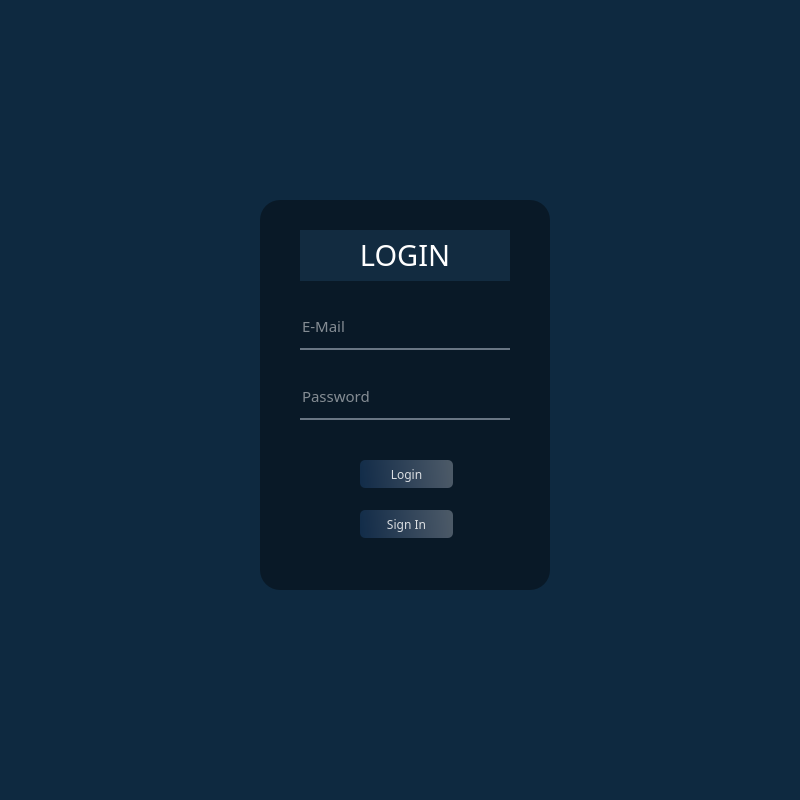
<?xml version="1.0" encoding="UTF-8"?>
<ui version="4.0">
 <class>login_window</class>
 <widget class="QMainWindow" name="login_window">
  <property name="geometry">
   <rect>
    <x>0</x>
    <y>0</y>
    <width>800</width>
    <height>800</height>
   </rect>
  </property>
  <property name="windowTitle">
   <string>MainWindow</string>
  </property>
  <property name="styleSheet">
   <string notr="true">
QWidget
{
    color: #b1b1b1;
    background-color: #0e2940;
}

QWidget:item:hover
{
    background-color: QLinearGradient( x1: 0, y1: 0, x2: 0, y2: 1, stop: 0 #D1DBCB, stop: 1 #b2b6af);
    color: #000000;
}

QWidget:item:selected
{
    background-color: QLinearGradient( x1: 0, y1: 0, x2: 0, y2: 1, stop: 0 #D1DBCB, stop: 1 #b2b6af);
}</string>
  </property>
  <widget class="QWidget" name="centralwidget">
   <widget class="QLabel" name="label_2">
    <property name="geometry">
     <rect>
      <x>260</x>
      <y>200</y>
      <width>290</width>
      <height>390</height>
     </rect>
    </property>
    <property name="styleSheet">
     <string notr="true">background-color:rgba(0,0,0,100);
border-radius:20px;</string>
    </property>
    <property name="text">
     <string/>
    </property>
   </widget>
   <widget class="QLineEdit" name="line_mail">
    <property name="geometry">
     <rect>
      <x>300</x>
      <y>310</y>
      <width>210</width>
      <height>40</height>
     </rect>
    </property>
    <property name="font">
     <font>
      <family>Bahnschrift</family>
      <pointsize>11</pointsize>
     </font>
    </property>
    <property name="styleSheet">
     <string notr="true">background-color:rgba(0,0,0,0);
border:none;
border-bottom:2px solid rgba(105,118,132,255);
color:white;
padding-bottom:7px;</string>
    </property>
    <property name="text">
     <string/>
    </property>
    <property name="echoMode">
     <enum>QLineEdit::Normal</enum>
    </property>
    <property name="cursorPosition">
     <number>0</number>
    </property>
    <property name="dragEnabled">
     <bool>false</bool>
    </property>
    <property name="readOnly">
     <bool>false</bool>
    </property>
    <property name="placeholderText">
     <string>E-Mail</string>
    </property>
    <property name="cursorMoveStyle">
     <enum>Qt::LogicalMoveStyle</enum>
    </property>
    <property name="clearButtonEnabled">
     <bool>true</bool>
    </property>
   </widget>
   <widget class="QLineEdit" name="line_password">
    <property name="geometry">
     <rect>
      <x>300</x>
      <y>380</y>
      <width>210</width>
      <height>40</height>
     </rect>
    </property>
    <property name="font">
     <font>
      <family>Bahnschrift</family>
      <pointsize>11</pointsize>
     </font>
    </property>
    <property name="styleSheet">
     <string notr="true">background-color:rgba(0,0,0,0);
border:none;
border-bottom:2px solid rgba(105,118,132,255);
color:white;
padding-bottom:7px;</string>
    </property>
    <property name="echoMode">
     <enum>QLineEdit::Password</enum>
    </property>
    <property name="placeholderText">
     <string>Password</string>
    </property>
   </widget>
   <widget class="QLabel" name="label_3">
    <property name="geometry">
     <rect>
      <x>300</x>
      <y>230</y>
      <width>210</width>
      <height>51</height>
     </rect>
    </property>
    <property name="font">
     <font>
      <family>Bahnschrift</family>
      <pointsize>22</pointsize>
     </font>
    </property>
    <property name="styleSheet">
     <string notr="true">
background-color: rgb(18, 43, 64);</string>
    </property>
    <property name="text">
     <string>&lt;html&gt;&lt;head/&gt;&lt;body&gt;&lt;p align=&quot;center&quot;&gt;&lt;span style=&quot; color:#ffffff;&quot;&gt;LOGIN&lt;/span&gt;&lt;/p&gt;&lt;/body&gt;&lt;/html&gt;</string>
    </property>
   </widget>
   <widget class="QPushButton" name="btn_login">
    <property name="geometry">
     <rect>
      <x>360</x>
      <y>460</y>
      <width>93</width>
      <height>28</height>
     </rect>
    </property>
    <property name="font">
     <font>
      <family>Bahnschrift</family>
      <pointsize>9</pointsize>
     </font>
    </property>
    <property name="styleSheet">
     <string notr="true">QPushButton#btn_login{	
	background-color: qlineargradient(spread:pad, x1:0, y1:0.505682, x2:1, y2:0.477, stop:0 rgba(20, 47, 78, 219), stop:1 rgba(85, 98, 112, 226));
	color:rgba(255, 255, 255, 210);
	border-radius:5px;
}
QPushButton#btn_login:hover{	
	background-color: qlineargradient(spread:pad, x1:0, y1:0.505682, x2:1, y2:0.477, stop:0 rgba(40, 67, 98, 219), stop:1 rgba(105, 118, 132, 226));
}
QPushButton#btn_login:pressed{	
	padding-left:2px;
	padding-top:2px;
	background-color:rgba(105, 118, 132, 200);
}</string>
    </property>
    <property name="text">
     <string>Login</string>
    </property>
   </widget>
   <widget class="QPushButton" name="btn_signin">
    <property name="geometry">
     <rect>
      <x>360</x>
      <y>510</y>
      <width>93</width>
      <height>28</height>
     </rect>
    </property>
    <property name="font">
     <font>
      <family>Bahnschrift</family>
      <pointsize>9</pointsize>
     </font>
    </property>
    <property name="styleSheet">
     <string notr="true">QPushButton#btn_signin{	
	background-color: qlineargradient(spread:pad, x1:0, y1:0.505682, x2:1, y2:0.477, stop:0 rgba(20, 47, 78, 219), stop:1 rgba(85, 98, 112, 226));
	color:rgba(255, 255, 255, 210);
	border-radius:5px;
}
QPushButton#btn_signin:hover{	
	background-color: qlineargradient(spread:pad, x1:0, y1:0.505682, x2:1, y2:0.477, stop:0 rgba(40, 67, 98, 219), stop:1 rgba(105, 118, 132, 226));
}
QPushButton#btn_signin:pressed{	
	padding-left:2px;
	padding-top:2px;
	background-color:rgba(105, 118, 132, 200);
}</string>
    </property>
    <property name="text">
     <string>Sign In</string>
    </property>
   </widget>
   <widget class="QLabel" name="label">
    <property name="geometry">
     <rect>
      <x>0</x>
      <y>0</y>
      <width>801</width>
      <height>801</height>
     </rect>
    </property>
    <property name="text">
     <string/>
    </property>
   </widget>
   <zorder>label</zorder>
   <zorder>label_2</zorder>
   <zorder>line_mail</zorder>
   <zorder>line_password</zorder>
   <zorder>label_3</zorder>
   <zorder>btn_login</zorder>
   <zorder>btn_signin</zorder>
  </widget>
 </widget>
 <resources>
  <include location="res.qrc"/>
 </resources>
 <connections/>
</ui>
